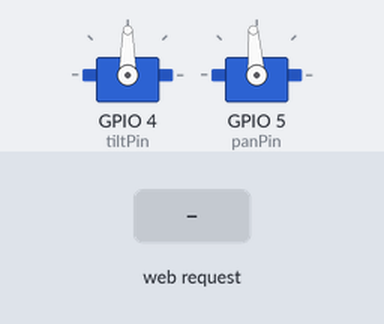
The program below on a simulated ESP32. On the bench: 2 × servo. The test bench sets the inputs (shaded band). WiFi joins after 1.5 s; servers stay silent unless stated; what the program prints to the serial monitor is not drawn.

Above: at 6.4 s.
6.5 s: HTTP request GET /pan?angle= received
At 6.8 s:
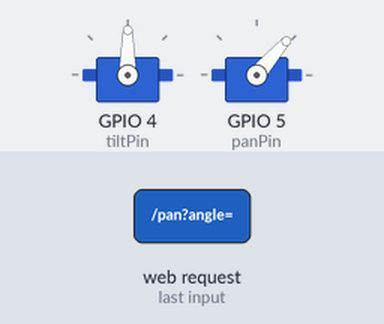
8.0 s: HTTP request GET /tilt?angle= received
At 9.1 s:
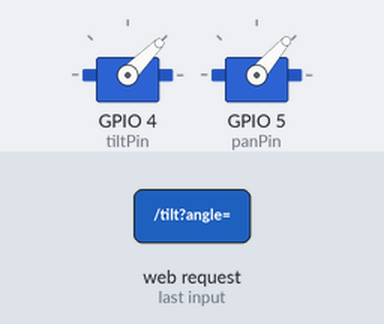
Timing chart, 0 to 11.0 s (numbered marks = the images above; inputs shaded):
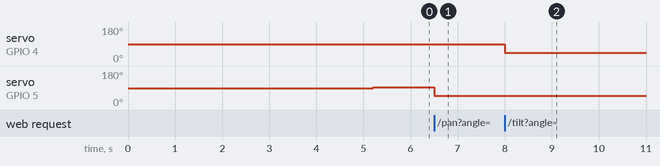

Measured:
- after the input at 6.5 s, servo on GPIO 5 (panPin): 94° → 49° at once
- after the input at 8.0 s, servo on GPIO 4 (tiltPin): 90° → 45° at once

The program:

main.cpp
```cpp
#include <Arduino.h>
#include <ESP32Servo.h>
#include <WiFi.h>

////////////////////////////////////
// Wifi Config
////////////////////////////////////
const char *wifiName = "Dedicated Wham";
const char *wifiPassword = "MinecraftServer";

WiFiServer server(80);

// ***** Remember *****
// For Tilt: less than 90 looks up, greater than 90 looks down (start position is 90)
// For Pan: less than 94 looks right (from camera angle), greater than 94 looks left. (start position is 94)

////////////////////////////////////
// Servo Objects
////////////////////////////////////
Servo tilt;
Servo pan;

////////////////////////////////////
// Configs (Can adjust as we need )
////////////////////////////////////

// GPIO Pins
const int tiltPin = 4;
const int panPin = 5;

// Center/ Starting locs for servos
const int tiltCentre = 90;
const int panCentre = 94;

// Min/Max angles for tilt *Important
const int tiltMin = tiltCentre - 45; // 45 (Up)
const int tiltMax = tiltCentre + 30; // 120 (Down)

// Min/Max angles for Pan *Important
const int panMin = panCentre - 45; // 49 (Right)
const int panMax = panCentre + 45; // 139 (Left)

////////////////////////////////////
// functions
////////////////////////////////////

void testMovements();
int clampAngle(int, int, int);
void setTilt(int);
void setPan(int);

void wifiConnect();
void wifiTest();

void setup()
{

  Serial.begin(115200);
  delay(1500);

  wifiConnect();
  delay(1000);

  Serial.println("In Setup");
  tilt.attach(tiltPin);
  pan.attach(panPin);
  delay(1000);

  Serial.println("Zeroing motors");
  tilt.write(tiltCentre);
  delay(200);
  pan.write(panCentre);
}

// Main loop
void loop()
{
  wifiTest();
  // testMovements();
}

// Simple function to just test movements
void testMovements()
{

  // center
  tilt.write(tiltCentre);
  pan.write(panCentre);
  delay(1500);

  // tilt min / max at center pan
  tilt.write(tiltMin);
  delay(1500);
  tilt.write(tiltMax);
  delay(1500);

  // pan min / max at center tilt
  tilt.write(tiltCentre);
  pan.write(panMin);
  delay(1500);
  pan.write(panMax);
  delay(1500);

  // Corner test
  tilt.write(tiltMin);
  pan.write(panMin);
  delay(1500);
  tilt.write(tiltMin);
  pan.write(panMax);
  delay(1500);
  tilt.write(tiltMax);
  pan.write(panMin);
  delay(1500);
  tilt.write(tiltMax);
  pan.write(panMax);
  delay(1500);
}


// If angle for tilt/pan > or < min/max angles as defined in config
// new angle just equals min/max
int clampAngle(int angle, int minAngle, int maxAngle)
{
  if (angle < minAngle)
    return minAngle;
  if (angle > maxAngle)
    return maxAngle;
  return angle;
}


// Moves tilt servo to specified angle
void setTilt(int angle)
{
  int setAngle = clampAngle(angle, tiltMin, tiltMax);
  tilt.write(setAngle);
}


// Moves pan servo to specified angle
void setPan(int angle)
{
  int setAngle = clampAngle(angle, panMin, panMax);
  pan.write(setAngle);
}


// Called in setup. Connects esp32 to wifi
// AI generated
void wifiConnect()
{
  Serial.println("Connecting to WiFi...");
  WiFi.begin(wifiName, wifiPassword);

  while (WiFi.status() != WL_CONNECTED)
  {
    delay(500);
    Serial.print(".");
  }

  Serial.println("");
  Serial.println("WiFi connected!");
  Serial.print("IP Address: ");
  Serial.println(WiFi.localIP());

  server.begin();
}


// AI generated
void wifiTest()
{
  WiFiClient client = server.available();

  if (client)
  {
    String request = client.readStringUntil('\r');
    client.flush();

    Serial.println(request);

    // Example: GET /pan?angle=120
    if (request.indexOf("/pan?angle=") != -1)
    {
      int start = request.indexOf("=") + 1;
      int end = request.indexOf(" ", start);
      int angle = request.substring(start, end).toInt();
      setPan(angle);
    }

    if (request.indexOf("/tilt?angle=") != -1)
    {
      int start = request.indexOf("=") + 1;
      int end = request.indexOf(" ", start);
      int angle = request.substring(start, end).toInt();
      setTilt(angle);
    }

    client.println("HTTP/1.1 200 OK");
    client.println("Content-Type: text/plain");
    client.println("Connection: close");
    client.println();
    client.println("OK");
    client.stop();
  }
}
```
